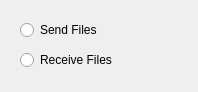
<?xml version="1.0" encoding="UTF-8"?>
<ui version="4.0">
 <class>QuestionDialog</class>
 <widget class="QDialog" name="QuestionDialog">
  <property name="geometry">
   <rect>
    <x>0</x>
    <y>0</y>
    <width>198</width>
    <height>92</height>
   </rect>
  </property>
  <property name="windowTitle">
   <string>Select Option</string>
  </property>
  <widget class="QRadioButton" name="sendFilesOption">
   <property name="geometry">
    <rect>
     <x>20</x>
     <y>20</y>
     <width>120</width>
     <height>20</height>
    </rect>
   </property>
   <property name="text">
    <string>Send Files</string>
   </property>
  </widget>
  <widget class="QRadioButton" name="receiveFilesOption">
   <property name="geometry">
    <rect>
     <x>20</x>
     <y>50</y>
     <width>120</width>
     <height>20</height>
    </rect>
   </property>
   <property name="text">
    <string>Receive Files</string>
   </property>
  </widget>
 </widget>
 <resources/>
 <connections/>
</ui>
